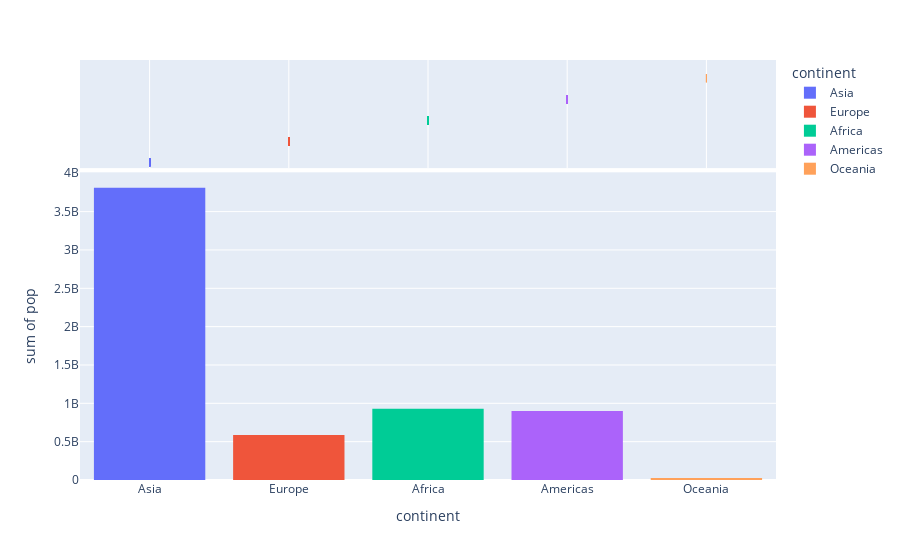

The notebook cell saved with this chart:
### Code cell
px.histogram(df, x='continent', y='pop', hover_name='country', marginal='rug', height=700, color='continent')

### Figure 1 — Plotly figure (JSON) as saved in the notebook; plotly's stock layout.template omitted (floating-point values rounded to 4 significant figures)
{"data": [{"alignmentgroup": "True", "bingroup": "x", "histfunc": "sum", "hovertemplate": "continent=%{x}<br>sum of pop=%{y}<extra></extra>", "legendgroup": "Asia", "marker": {"color": "#636efa", "pattern": {"shape": ""}}, "name": "Asia", "offsetgroup": "Asia", "orientation": "v", "showlegend": true, "type": "histogram", "x": ["Asia", "Asia", "Asia", "Asia", "Asia", "Asia", "Asia", "Asia", "Asia", "Asia", "Asia", "Asia", "Asia", "Asia", "Asia", "Asia", "Asia", "Asia", "Asia", "Asia", "Asia", "Asia", "Asia", "Asia", "Asia", "Asia", "Asia", "Asia", "Asia", "Asia", "Asia", "Asia", "Asia"], "xaxis": "x", "y": [31889923, 708573, 150448339, 14131858, 1318683096, 6980412, 1110396331, 223547000, 69453570, 27499638, 6426679, 127467972, 6053193, 23301725, 49044790, 2505559, 3921278, 24821286, 2874127, 47761980, 28901790, 3204897, 169270617, 91077287, 27601038, 4553009, 20378239, 19314747, 23174294, 65068149, 85262356, 4018332, 22211743], "yaxis": "y"}, {"alignmentgroup": "True", "boxpoints": "all", "fillcolor": "rgba(255,255,255,0)", "hoveron": "points", "hovertemplate": "<b>%{hovertext}</b><br><br>continent=%{x}<extra></extra>", "hovertext": ["Afghanistan", "Bahrain", "Bangladesh", "Cambodia", "China", "Hong Kong, China", "India", "Indonesia", "Iran", "Iraq", "Israel", "Japan", "Jordan", "Korea, Dem. Rep.", "Korea, Rep.", "Kuwait", "Lebanon", "Malaysia", "Mongolia", "Myanmar", "Nepal", "Oman", "Pakistan", "Philippines", "Saudi Arabia", "Singapore", "Sri Lanka", "Syria", "Taiwan", "Thailand", "Vietnam", "West Bank and Gaza", "Yemen, Rep."], "jitter": 0, "legendgroup": "Asia", "line": {"color": "rgba(255,255,255,0)"}, "marker": {"color": "#636efa", "symbol": "line-ns-open"}, "name": "Asia", "offsetgroup": "Asia", "showlegend": false, "type": "box", "x": ["Asia", "Asia", "Asia", "Asia", "Asia", "Asia", "Asia", "Asia", "Asia", "Asia", "Asia", "Asia", "Asia", "Asia", "Asia", "Asia", "Asia", "Asia", "Asia", "Asia", "Asia", "Asia", "Asia", "Asia", "Asia", "Asia", "Asia", "Asia", "Asia", "Asia", "Asia", "Asia", "Asia"], "xaxis": "x2", "yaxis": "y2"}, {"alignmentgroup": "True", "bingroup": "x", "histfunc": "sum", "hovertemplate": "continent=%{x}<br>sum of pop=%{y}<extra></extra>", "legendgroup": "Europe", "marker": {"color": "#EF553B", "pattern": {"shape": ""}}, "name": "Europe", "offsetgroup": "Europe", "orientation": "v", "showlegend": true, "type": "histogram", "x": ["Europe", "Europe", "Europe", "Europe", "Europe", "Europe", "Europe", "Europe", "Europe", "Europe", "Europe", "Europe", "Europe", "Europe", "Europe", "Europe", "Europe", "Europe", "Europe", "Europe", "Europe", "Europe", "Europe", "Europe", "Europe", "Europe", "Europe", "Europe", "Europe", "Europe"], "xaxis": "x", "y": [3600523, 8199783, 10392226, 4552198, 7322858, 4493312, 10228744, 5468120, 5238460, 61083916, 82400996, 10706290, 9956108, 301931, 4109086, 58147733, 684736, 16570613, 4627926, 38518241, 10642836, 22276056, 10150265, 5447502, 2009245, 40448191, 9031088, 7554661, 71158647, 60776238], "yaxis": "y"}, {"alignmentgroup": "True", "boxpoints": "all", "fillcolor": "rgba(255,255,255,0)", "hoveron": "points", "hovertemplate": "<b>%{hovertext}</b><br><br>continent=%{x}<extra></extra>", "hovertext": ["Albania", "Austria", "Belgium", "Bosnia and Herzegovina", "Bulgaria", "Croatia", "Czech Republic", "Denmark", "Finland", "France", "Germany", "Greece", "Hungary", "Iceland", "Ireland", "Italy", "Montenegro", "Netherlands", "Norway", "Poland", "Portugal", "Romania", "Serbia", "Slovak Republic", "Slovenia", "Spain", "Sweden", "Switzerland", "Turkey", "United Kingdom"], "jitter": 0, "legendgroup": "Europe", "line": {"color": "rgba(255,255,255,0)"}, "marker": {"color": "#EF553B", "symbol": "line-ns-open"}, "name": "Europe", "offsetgroup": "Europe", "showlegend": false, "type": "box", "x": ["Europe", "Europe", "Europe", "Europe", "Europe", "Europe", "Europe", "Europe", "Europe", "Europe", "Europe", "Europe", "Europe", "Europe", "Europe", "Europe", "Europe", "Europe", "Europe", "Europe", "Europe", "Europe", "Europe", "Europe", "Europe", "Europe", "Europe", "Europe", "Europe", "Europe"], "xaxis": "x2", "yaxis": "y2"}, {"alignmentgroup": "True", "bingroup": "x", "histfunc": "sum", "hovertemplate": "continent=%{x}<br>sum of pop=%{y}<extra></extra>", "legendgroup": "Africa", "marker": {"color": "#00cc96", "pattern": {"shape": ""}}, "name": "Africa", "offsetgroup": "Africa", "orientation": "v", "showlegend": true, "type": "histogram", "x": ["Africa", "Africa", "Africa", "Africa", "Africa", "Africa", "Africa", "Africa", "Africa", "Africa", "Africa", "Africa", "Africa", "Africa", "Africa", "Africa", "Africa", "Africa", "Africa", "Africa", "Africa", "Africa", "Africa", "Africa", "Africa", "Africa", "Africa", "Africa", "Africa", "Africa", "Africa", "Africa", "Africa", "Africa", "Africa", "Africa", "Africa", "Africa", "Africa", "Africa", "Africa", "Africa", "Africa", "Africa", "Africa", "Africa", "Africa", "Africa", "Africa", "Africa", "Africa", "Africa"], "xaxis": "x", "y": [33333216, 12420476, 8078314, 1639131, 14326203, 8390505, 17696293, 4369038, 10238807, 710960, 64606759, 3800610, 18013409, 496374, 80264543, 551201, 4906585, 76511887, 1454867, 1688359, 22873338, 9947814, 1472041, 35610177, 2012649, 3193942, 6036914, 19167654, 13327079, 12031795, 3270065, 1250882, 33757175, 19951656, 2055080, 12894865, 135031164, 798094, 8860588, 199579, 12267493, 6144562, 9118773, 43997828, 42292929, 1133066, 38139640, 5701579, 10276158, 29170398, 11746035, 12311143], "yaxis": "y"}, {"alignmentgroup": "True", "boxpoints": "all", "fillcolor": "rgba(255,255,255,0)", "hoveron": "points", "hovertemplate": "<b>%{hovertext}</b><br><br>continent=%{x}<extra></extra>", "hovertext": ["Algeria", "Angola", "Benin", "Botswana", "Burkina Faso", "Burundi", "Cameroon", "Central African Republic", "Chad", "Comoros", "Congo, Dem. Rep.", "Congo, Rep.", "Cote d'Ivoire", "Djibouti", "Egypt", "Equatorial Guinea", "Eritrea", "Ethiopia", "Gabon", "Gambia", "Ghana", "Guinea", "Guinea-Bissau", "Kenya", "Lesotho", "Liberia", "Libya", "Madagascar", "Malawi", "Mali", "Mauritania", "Mauritius", "Morocco", "Mozambique", "Namibia", "Niger", "Nigeria", "Reunion", "Rwanda", "Sao Tome and Principe", "Senegal", "Sierra Leone", "Somalia", "South Africa", "Sudan", "Swaziland", "Tanzania", "Togo", "Tunisia", "Uganda", "Zambia", "Zimbabwe"], "jitter": 0, "legendgroup": "Africa", "line": {"color": "rgba(255,255,255,0)"}, "marker": {"color": "#00cc96", "symbol": "line-ns-open"}, "name": "Africa", "offsetgroup": "Africa", "showlegend": false, "type": "box", "x": ["Africa", "Africa", "Africa", "Africa", "Africa", "Africa", "Africa", "Africa", "Africa", "Africa", "Africa", "Africa", "Africa", "Africa", "Africa", "Africa", "Africa", "Africa", "Africa", "Africa", "Africa", "Africa", "Africa", "Africa", "Africa", "Africa", "Africa", "Africa", "Africa", "Africa", "Africa", "Africa", "Africa", "Africa", "Africa", "Africa", "Africa", "Africa", "Africa", "Africa", "Africa", "Africa", "Africa", "Africa", "Africa", "Africa", "Africa", "Africa", "Africa", "Africa", "Africa", "Africa"], "xaxis": "x2", "yaxis": "y2"}, {"alignmentgroup": "True", "bingroup": "x", "histfunc": "sum", "hovertemplate": "continent=%{x}<br>sum of pop=%{y}<extra></extra>", "legendgroup": "Americas", "marker": {"color": "#ab63fa", "pattern": {"shape": ""}}, "name": "Americas", "offsetgroup": "Americas", "orientation": "v", "showlegend": true, "type": "histogram", "x": ["Americas", "Americas", "Americas", "Americas", "Americas", "Americas", "Americas", "Americas", "Americas", "Americas", "Americas", "Americas", "Americas", "Americas", "Americas", "Americas", "Americas", "Americas", "Americas", "Americas", "Americas", "Americas", "Americas", "Americas", "Americas"], "xaxis": "x", "y": [40301927, 9119152, 190010647, 33390141, 16284741, 44227550, 4133884, 11416987, 9319622, 13755680, 6939688, 12572928, 8502814, 7483763, 2780132, 108700891, 5675356, 3242173, 6667147, 28674757, 3942491, 1056608, 301139947, 3447496, 26084662], "yaxis": "y"}, {"alignmentgroup": "True", "boxpoints": "all", "fillcolor": "rgba(255,255,255,0)", "hoveron": "points", "hovertemplate": "<b>%{hovertext}</b><br><br>continent=%{x}<extra></extra>", "hovertext": ["Argentina", "Bolivia", "Brazil", "Canada", "Chile", "Colombia", "Costa Rica", "Cuba", "Dominican Republic", "Ecuador", "El Salvador", "Guatemala", "Haiti", "Honduras", "Jamaica", "Mexico", "Nicaragua", "Panama", "Paraguay", "Peru", "Puerto Rico", "Trinidad and Tobago", "United States", "Uruguay", "Venezuela"], "jitter": 0, "legendgroup": "Americas", "line": {"color": "rgba(255,255,255,0)"}, "marker": {"color": "#ab63fa", "symbol": "line-ns-open"}, "name": "Americas", "offsetgroup": "Americas", "showlegend": false, "type": "box", "x": ["Americas", "Americas", "Americas", "Americas", "Americas", "Americas", "Americas", "Americas", "Americas", "Americas", "Americas", "Americas", "Americas", "Americas", "Americas", "Americas", "Americas", "Americas", "Americas", "Americas", "Americas", "Americas", "Americas", "Americas", "Americas"], "xaxis": "x2", "yaxis": "y2"}, {"alignmentgroup": "True", "bingroup": "x", "histfunc": "sum", "hovertemplate": "continent=%{x}<br>sum of pop=%{y}<extra></extra>", "legendgroup": "Oceania", "marker": {"color": "#FFA15A", "pattern": {"shape": ""}}, "name": "Oceania", "offsetgroup": "Oceania", "orientation": "v", "showlegend": true, "type": "histogram", "x": ["Oceania", "Oceania"], "xaxis": "x", "y": [20434176, 4115771], "yaxis": "y"}, {"alignmentgroup": "True", "boxpoints": "all", "fillcolor": "rgba(255,255,255,0)", "hoveron": "points", "hovertemplate": "<b>%{hovertext}</b><br><br>continent=%{x}<extra></extra>", "hovertext": ["Australia", "New Zealand"], "jitter": 0, "legendgroup": "Oceania", "line": {"color": "rgba(255,255,255,0)"}, "marker": {"color": "#FFA15A", "symbol": "line-ns-open"}, "name": "Oceania", "offsetgroup": "Oceania", "showlegend": false, "type": "box", "x": ["Oceania", "Oceania"], "xaxis": "x2", "yaxis": "y2"}], "layout": {"autosize": true, "barmode": "relative", "legend": {"title": {"text": "continent"}, "tracegroupgap": 0}, "margin": {"t": 60}, "xaxis": {"anchor": "y", "autorange": true, "categoryarray": ["Asia", "Europe", "Africa", "Americas", "Oceania"], "categoryorder": "array", "domain": [0, 1], "range": [-0.5, 4.5], "title": {"text": "continent"}, "type": "category"}, "xaxis2": {"anchor": "y2", "autorange": true, "domain": [0, 1], "matches": "x", "range": [-0.5, 4.5], "showgrid": true, "showticklabels": false, "type": "category"}, "yaxis": {"anchor": "x", "autorange": true, "domain": [0, 0.7326], "range": [0, 4013000000.0], "title": {"text": "sum of pop"}, "type": "linear"}, "yaxis2": {"anchor": "x2", "autorange": true, "domain": [0.7426, 1], "matches": "y2", "range": [-0.6063, 4.5], "showgrid": false, "showline": false, "showticklabels": false, "ticks": "", "type": "category"}}}
